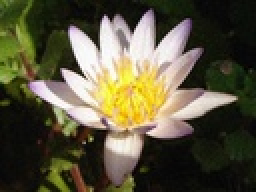
%> input picture HW5-Image filtering and Edge detection/tmp/flower.jpg, 128 x 96 px, shrunk from 480 x 361 before the run (shown 2 times larger)
$ octave HW5_2_ImageFiltering.m   (GNU Octave 9; MATLAB toolbox functions it lacks are replaced by stand-ins)
%> lines starting %> are read from the running program, lines starting %| are printed output that depends on the picture
clc;clear;
%讀取圖檔
[FN] = uigetfile({'*.jpg','JPEG (*.jpg;*.jpeg;*)';...
                  '*.png','PNG (*.png)';...
                  '*.bmp','BMP (*.bmp)';...
                  '*.tiff','TIFF (*.tiff)'},'開啟圖檔');
%> the answer given: flower.jpg
RGB = imread(FN);
%> RGB is the input picture: size 96x128x3 uint8; mean R, G, B 90.1, 85.4, 62.5
I = rgb2gray(RGB);
figure(1);
subplot(3,4,2); imshow(RGB); title('Original');
subplot(3,4,3); imshow(I); title('Original to Gray');
%%
I=double(I);
%> I: size 96x128 double
% Mean filter
n = 3; %遮罩大小
for i=1:size(I,1)-n+1;
    for j=1:size(I,2)-n+1;
        k1 = sum(sum(I(i:i+(n-1),j:j+(n-1)))); %遮罩範圍總和
        k2(i+(n-1)/2,j+(n-1)/2) = k1 / (n*n); %中心點更新
    end
end
D1 = uint8(k2);
subplot(3,4,5); imshow(D1); title('Mean filter');

% Median filter
for i=1:size(I,1)-n+1;
    for j=1:size(I,2)-n+1;
        k3 = median(median(I(i:i+(n-1),j:j+(n-1)))); %遮罩範圍中值
        k4(i+1,j+1) = k3; %中心點更新
    end
end
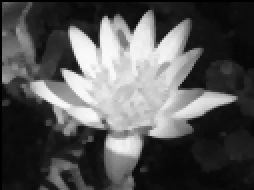
%> k4: size 95x127 double (shown 2 times larger); min 0, max 251, mean 84.7
D2 = uint8(k4);
subplot(3,4,9); imshow(D2); title('Median filter');
%%
I1 = double(D1);  % Mean filter
I2 = double(D2);  % Median filter
% Roberts operators
for i=1:size(I1,1)-1;
    for j=1:size(I1,2)-1;
        Gx1(i,j) = I1(i,j) + I1(i+1,j+1)*(-1);
        Gy1(i,j) = I1(i+1,j)*(-1) + I1(i,j+1);
        Gx4(i,j) = I2(i,j) + I2(i+1,j+1)*(-1);
        Gy4(i,j) = I2(i+1,j)*(-1) + I2(i,j+1);
    end
end
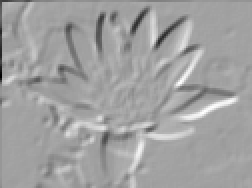
%> Gx1: size 94x126 double (shown 2 times larger); min -155, max 89, mean -0.5; drawn with min black and max white
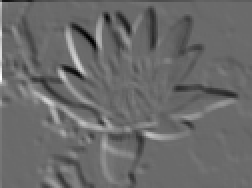
%> Gy1: size 94x126 double (shown 2 times larger); min -112, max 155, mean -0.2; drawn with min black and max white
G1 = uint8(abs(Gx1+Gy1));
G4 = uint8(abs(Gx4+Gy4));

% Sobel operators
for i=1:size(I1,1)-2;
    for j=1:size(I1,2)-2;
        Gx2(i,j) = I1(i,j)*(-1) + I1(i+2,j) + I1(i,j+1)*(-2)...
            + I1(i+2,j+1)*2 + I1(i,j+2)*(-1) + I1(i+2,j+2);
        Gy2(i,j) = I1(i,j) + I1(i+1,j)*2 + I1(i+2,j) + I1(i,j+2)*(-1)...
            + I1(i+1,j+2)*(-2) + I1(i+2,j+2)*(-1);
        Gx5(i,j) = I2(i,j)*(-1) + I2(i+2,j) + I2(i,j+1)*(-2)...
            + I2(i+2,j+1)*2 + I2(i,j+2)*(-1) + I2(i+2,j+2);
        Gy5(i,j) = I2(i,j) + I2(i+1,j)*2 + I2(i+2,j) + I2(i,j+2)*(-1)...
            + I2(i+1,j+2)*(-2) + I2(i+2,j+2)*(-1);
    end
end
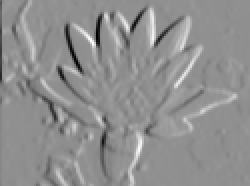
%> Gy5: size 93x125 double (shown 2 times larger); min -841, max 649, mean 0.4; drawn with min black and max white
G2 = uint8(abs(Gx2+Gy2));
G5 = uint8(abs(Gx5+Gy5));

% LOG(Laplacian of Gaussian) operators
for i=1:size(I1,1)-2;
   for j=1:size(I1,2)-2;
      Gx3(i,j) = I1(i,j) + I1(i+1,j) + I1(i+2,j) + I1(i,j+1) + I1(i+1,j+1)*(-8)...
          + I1(i+2,j+1) + I1(i,j+2) + I1(i+1,j+2) + I1(i+2,j+2);
      Gx6(i,j) = I2(i,j) + I2(i+1,j) + I2(i+2,j) + I2(i,j+1) + I2(i+1,j+1)*(-8)...
          + I2(i+2,j+1) + I2(i,j+2) + I2(i+1,j+2) + I2(i+2,j+2);
   end
end
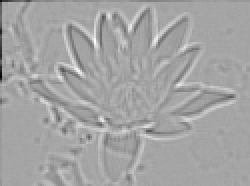
%> Gx3: size 93x125 double (shown 2 times larger); min -507, max 277, mean -2; drawn with min black and max white
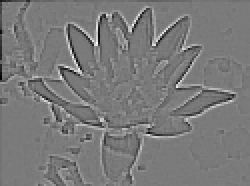
%> Gx6: size 93x125 double (shown 2 times larger); min -525, max 565, mean -2; drawn with min black and max white
G3 = uint8(abs(Gx3));
G6 = uint8(abs(Gx6));
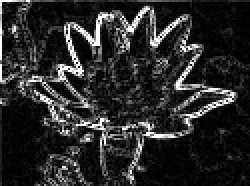
%> G6: size 93x125 uint8 (shown 2 times larger); min 0, max 255, mean 42
%%
subplot(3,4,6); imshow(G1); title({['Mean filter']; ['+ Roberts operators']});
subplot(3,4,7); imshow(G2); title({['Mean filter']; ['+ Sobel operators']});
subplot(3,4,8); imshow(G3); title({['Mean filter']; ['+ LOG operators']});

subplot(3,4,10); imshow(G4); title({['Median filter']; ['+ Roberts operators']});
subplot(3,4,11); imshow(G5); title({['Median filter']; ['+ Sobel operators']});
subplot(3,4,12); imshow(G6); title({['Median filter']; ['+ LOG operators']});
saveas(figure(1),'CV_HW5_2_M1035502','jpg');
